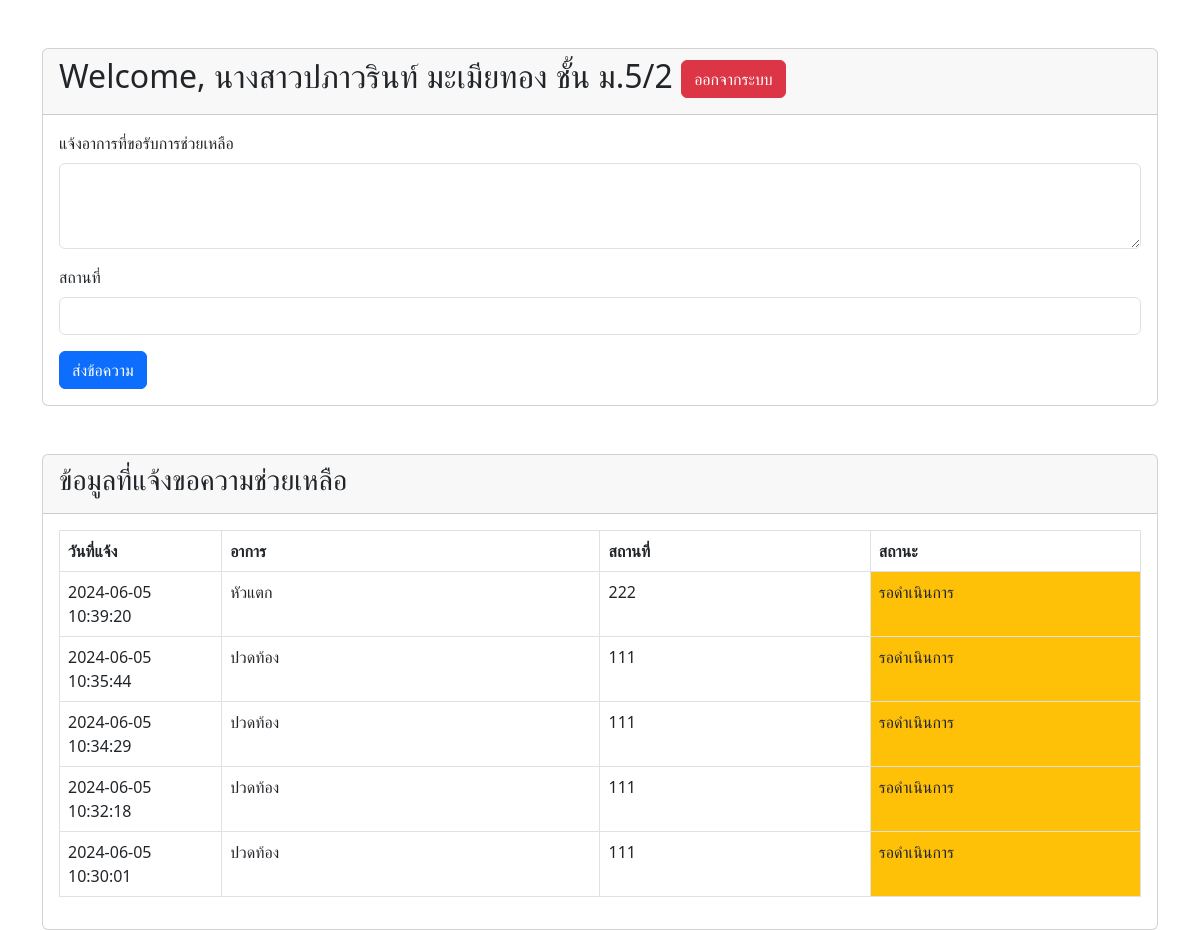
Page /form_aid.php (signed in) on the committed database.
### tables this page shows
CREATE TABLE `help_requests` (
  `id` int(11) NOT NULL,
  `user_id` varchar(255) NOT NULL,
  `symptoms` text NOT NULL,
  `location` varchar(255) NOT NULL,
  `created_at` timestamp NOT NULL DEFAULT CURRENT_TIMESTAMP,
  `status` varchar(32) NOT NULL
);

### form_aid.php (the view, shortened to what this page needs)
<?php
$user_id = $_SESSION['st_idcard'];
$st_prefix = $_SESSION['st_prefix'];
$st_firstname = $_SESSION['st_firstname'];
$st_lastname = $_SESSION['st_lastname'];
$st_level = $_SESSION['st_level'];
$st_room = $_SESSION['st_room'];
include 'conf.php';
$sql = "SELECT * FROM help_requests WHERE user_id = ? ORDER BY id DESC;";
$stmt = $conn->prepare($sql);
$stmt->bind_param('s', $user_id);
$stmt->execute();
$result = $stmt->get_result();
$help_requests = [];
if ($result->num_rows > 0) {
    while ($row = $result->fetch_assoc()) {
        $help_requests[] = $row;
    }
}
?>
<!DOCTYPE html>
<html lang="en">
<head>
    <link href="https://cdn.jsdelivr.net/npm/bootstrap@5.3.0/dist/css/bootstrap.min.css" rel="stylesheet">
</head>
<body>
    <div class="container mt-5">
        <div class="card">
            <div class="card-header">
                <h2>Welcome, <?php echo htmlspecialchars($st_prefix . $st_firstname . " " . $st_lastname); ?> ชั้น <?php echo htmlspecialchars($st_level . "/" . $st_room); ?>
                    <a href="logout.php?logout=true" class="btn btn-danger">ออกจากระบบ</a>
                </h2>
            </div>
            <div class="card-body">
                <form action="" method="POST" onsubmit="return validateForm()">
                    <div class="mb-3">
                        <label for="symptoms" class="form-label">แจ้งอาการที่ขอรับการช่วยเหลือ</label>
                        <textarea class="form-control" id="symptoms" name="symptoms" rows="3"></textarea>
                    </div>
                    <div class="mb-3">
                        <label for="location" class="form-label">สถานที่</label>
                        <input type="text" class="form-control" id="location" name="location">
                    </div>
                    <button type="submit" class="btn btn-primary">ส่งข้อความ</button>
                </form>
            </div>
        </div>
        <div class="card mt-5">
            <div class="card-header">
                <h3>ข้อมูลที่แจ้งขอความช่วยเหลือ</h3>
            </div>
            <div class="card-body">
                <div class="table-responsive">
                    <table class="table table-bordered" id="help-requests-table">
                        <thead>
                            <tr>
                                <th style="width: 15%;">วันที่แจ้ง</th>
                                <th style="width: 35%;">อาการ</th>
                                <th style="width: 25%;">สถานที่</th>
                                <th style="width: 25%;">สถานะ</th>
                            </tr>
                        </thead>
                        <tbody>
                            <?php foreach ($help_requests as $request) : ?>
                                <tr>
                                    <td><?php echo htmlspecialchars($request['created_at']); ?></td>
                                    <td><?php echo htmlspecialchars($request['symptoms']); ?></td>
                                    <td><?php echo htmlspecialchars($request['location']); ?></td>
                                    <td class="<?php echo $request['status'] === 'รอดำเนินการ' ? 'bg-warning text-dark' : ($request['status'] == 'ดำเนินการแล้ว' ? 'bg-success text-white' : ''); ?>">
                                        <?php echo htmlspecialchars($request['status']); ?>
                                    </td>
                                </tr>
                            <?php endforeach; ?>
                        </tbody>
                    </table>
                </div>
            </div>
        </div>
    </div>
</body>
</html>

### rows in the picture
help_requests: created_at "2024-06-05 10:39:20", symptoms "หัวแตก", location "222", status "รอดำเนินการ"
help_requests: created_at "2024-06-05 10:35:44", symptoms "ปวดท้อง", location "111", status "รอดำเนินการ"
help_requests: created_at "2024-06-05 10:34:29", symptoms "ปวดท้อง", location "111", status "รอดำเนินการ"
help_requests: created_at "2024-06-05 10:32:18", symptoms "ปวดท้อง", location "111", status "รอดำเนินการ"
help_requests: created_at "2024-06-05 10:30:01", symptoms "ปวดท้อง", location "111", status "รอดำเนินการ"

### other values in the picture
$st_prefix . $st_firstname . " " . $st_lastname "นางสาวปภาวรินท์ มะเมียทอง"
$st_level . "/" . $st_room "ม.5/2"
